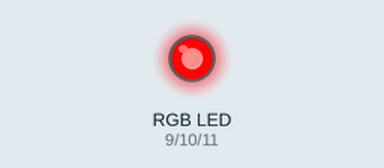
This sketch was run on a simulated Arduino Uno, built with avr-gcc and run on an emulated ATmega328P. Parts: an RGB LED mixed from three pins (HIGH = lit). Dim RGB values are drawn brighter than linear.

Above: at 0.05 s.
At 0.9 s:
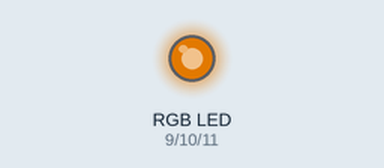
At 1.8 s:
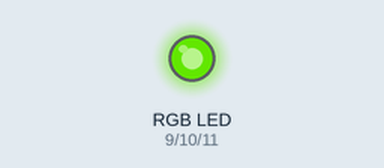
At 3.6 s:
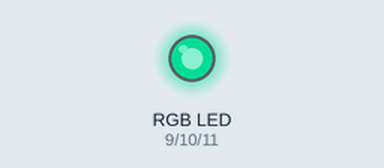
At 5.4 s:
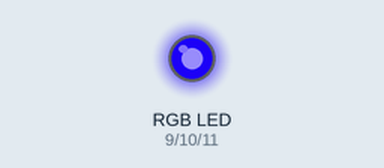
At 7.2 s:
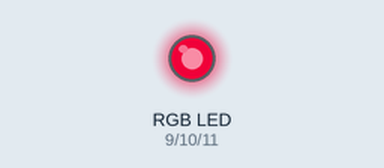
Timing chart, 0 to 10.0 s (numbered marks = the images above):
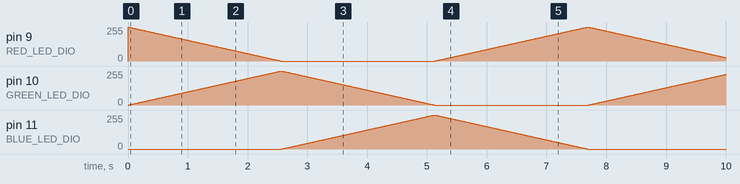

The sketch:

RGB_SMD_Module.ino
```cpp
/*

RGB SMD Module Code

Wiring

Module       Arduino
- ------------> GND
R ------------> Digital Pin 9
G ------------> Digital Pin 10
B ------------> Digital Pin 11

*/


#define BLUE_LED_DIO 11     /* Select the DIO for driving the BLUE LED */
#define RED_LED_DIO 9       /* Select the DIO for driving the RED LED */
#define GREEN_LED_DIO 10    /* Select the DIO for driving the GREEN LED */

/* Initialise serial and DIO */
void setup()
{
  /* Configure the DIO pins used by the analogWrite PWM function */
  pinMode(BLUE_LED_DIO, OUTPUT);
  pinMode(RED_LED_DIO, OUTPUT);
  pinMode(GREEN_LED_DIO, OUTPUT);
}

/* Main program loop */
void loop()
{
  int k;

  /* Slowly reduce the red LED's intensity and at the same time
     increase the green LED's intensity */
  for (k = 0; k <=255; k++)
  {
    analogWrite(RED_LED_DIO,255 - k);
    analogWrite(GREEN_LED_DIO, k);
    delay(10);
  }

  /* Slowly reduce the green LED's intensity and at the same time
     increase the blue LED's intensity */
  for (k = 0; k <=255; k++)
  {
    analogWrite(GREEN_LED_DIO,255 - k);
    analogWrite(BLUE_LED_DIO, k);
    delay(10);
  }

  /* Slowly reduce the blue LED's intensity and at the same time
     increase the red LED's intensity */
  for (k = 0; k <=255; k++)
  {
    analogWrite(BLUE_LED_DIO,255 - k);
    analogWrite(RED_LED_DIO, k);
    delay(10);
  }
}
```
